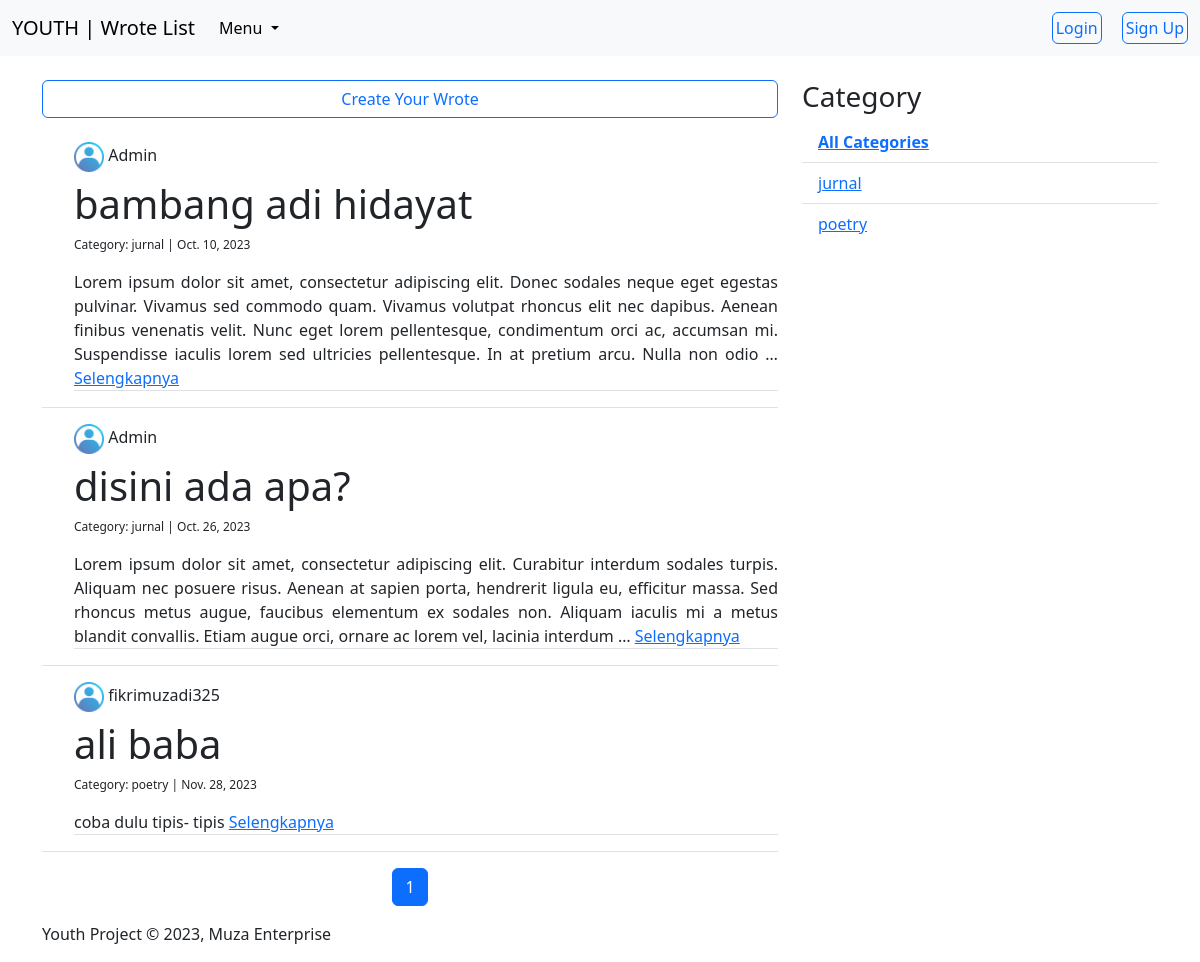
Screenshot of /blog/ with the database file from the repository.
### blog/models.py (models this page shows, shortened)
class Article(models.Model):
	user = models.ForeignKey(User, on_delete=models.CASCADE)
	penulis = models.CharField(max_length=255)
	judul = models.CharField(max_length=255, unique=True)
	isi = models.TextField()
	category_list = (
			('article', 'article'),
			('drama', 'drama'),
			('fairytale', 'fairytale'),
			('novel', 'novel'),
			('poetry', 'poetry'),
			('romance', 'romance'),
			('sort story', 'sort story'),
		)
	kategori = models.CharField(
			max_length=100,
			choices=category_list,
			default='Article',
		)
	publish = models.DateTimeField(auto_now_add=True)
	update = models.DateTimeField(auto_now=True)
	slug = models.SlugField(blank=True, editable=False)

### user/models.py (models this page shows, shortened)
class User(AbstractBaseUser, PermissionsMixin):
	email = models.EmailField(max_length=254, unique=True)
	name = models.CharField(max_length=255)
	is_staff = models.BooleanField(default=False)
	is_superuser = models.BooleanField(default=False)
	is_active = models.BooleanField(default=True)
	last_login = models.DateTimeField(null=True, blank=True)
	date_joined = models.DateTimeField(auto_now_add=True)
	user_picture = models.ImageField(upload_to='profile/', default='profile/user_picture.png')
	USERNAME_FIELD = 'email'
	EMAIL_FIELD = 'email'
	REQUIRED_FIELDS = []
	objects = UserManager()
	class Meta:
		abstract = False

### blog/views.py (the view)
# urls.py: path('', views.ArticleListView.as_view(), name='blog'),
class ArticleListView(ListView):
	model = Article
	ordering = ['publish']
	paginate_by = 20
	context_object_name = 'article_list' # Default: object_list
	extra_context = {
		'page_title': ' YOUTH | Wrote List',
	}
	def get_context_data(self, *args, **kwargs):
		kategori_list = self.model.objects.values_list('kategori', flat=True).distinct()
		self.kwargs.update({'kategori_list': kategori_list})
		kwargs = self.kwargs
		return super().get_context_data(*args, **kwargs)

### blog/templates/blog/article_list.html (shortened to what this page needs)
{% extends "base.html" %}
{% block contents %}
<div class="container">
	<div class="row" style="margin-top:80px">
		<div class="col-md-8">
			<div class="d-grid gap-2">
				{% if user.is_authenticated %}
					<a class="btn btn-outline-primary" href="{% url 'blog:create' %}">Create Your Wrote</a>
				{% else %}
					<a class="btn btn-outline-primary" href="{% url 'account_login' %}">Create Your Wrote</a>
				{% endif %}
			</div>
			<br>
			{% for article in article_list %}
				<ul class="border-bottom">
					<h6><img style="width:30px;" src="{{article.user.user_picture.url}}" alt="user_picture"> {{article.user.name}}</h6>
					<h1>{{article.judul}}</h1>
					<p style="font-weight:normal; font-size:12px;">Category: {{article.kategori}} | {{article.publish.date}}</p>
					<p style="text-align:justify;" class="border-bottom">{{article.isi|truncatewords:50}} <a href="{% url 'blog:detail' article.slug %}">Selengkapnya</a></p>
				</ul>
			{% endfor %}
			{% include "snippets/page_all.html" %}
		</div>
		<div class="col-sm">
			<h3>Category</h3>
			<ul class="list-group list-group-flush">
				<li class="list-group-item"><a href="{% url 'blog:blog' %}"><b>All Categories</b></a></li>
				{% for kategori in kategori_list %}
					<li class="list-group-item"><a href="{% url 'blog:category' kategori %}">{{kategori}}</a></li>
				{% endfor %}
			</ul>
		</div>
	</div>
</div>
{% endblock contents %}

### rows the page displays
Article: user.user_picture (picture), user.name "Admin", judul "bambang adi hidayat", kategori "jurnal", publish "Oct. 10, 2023", isi "Lorem ipsum dolor sit amet, consectetur adipiscing elit. Donec sodales neque eget egestas pulvinar. Vivamus sed commodo quam. Vivamus volutpat rhoncus elit nec dapibus. Aenean finibus venenatis velit. Nunc eget lorem pellentesque, condimentum orci ac, accumsan mi. Suspendisse iaculis lorem sed ultricies pellentesque. In at pretium arcu. Nulla non odio …"
Article: user.user_picture (picture), user.name "Admin", judul "disini ada apa?", kategori "jurnal", publish "Oct. 26, 2023", isi "Lorem ipsum dolor sit amet, consectetur adipiscing elit. Curabitur interdum sodales turpis. Aliquam nec posuere risus. Aenean at sapien porta, hendrerit ligula eu, efficitur massa. Sed rhoncus metus augue, faucibus elementum ex sodales non. Aliquam iaculis mi a metus blandit convallis. Etiam augue orci, ornare ac lorem vel, lacinia interdum …"
Article: user.user_picture (picture), user.name "fikrimuzadi325", judul "ali baba", kategori "poetry", publish "Nov. 28, 2023", isi "coba dulu tipis- tipis"

### other values shown
{{ page_title }} "YOUTH | Wrote List"
{{ page }} "1"
{{ kategori }} "jurnal" "poetry"
